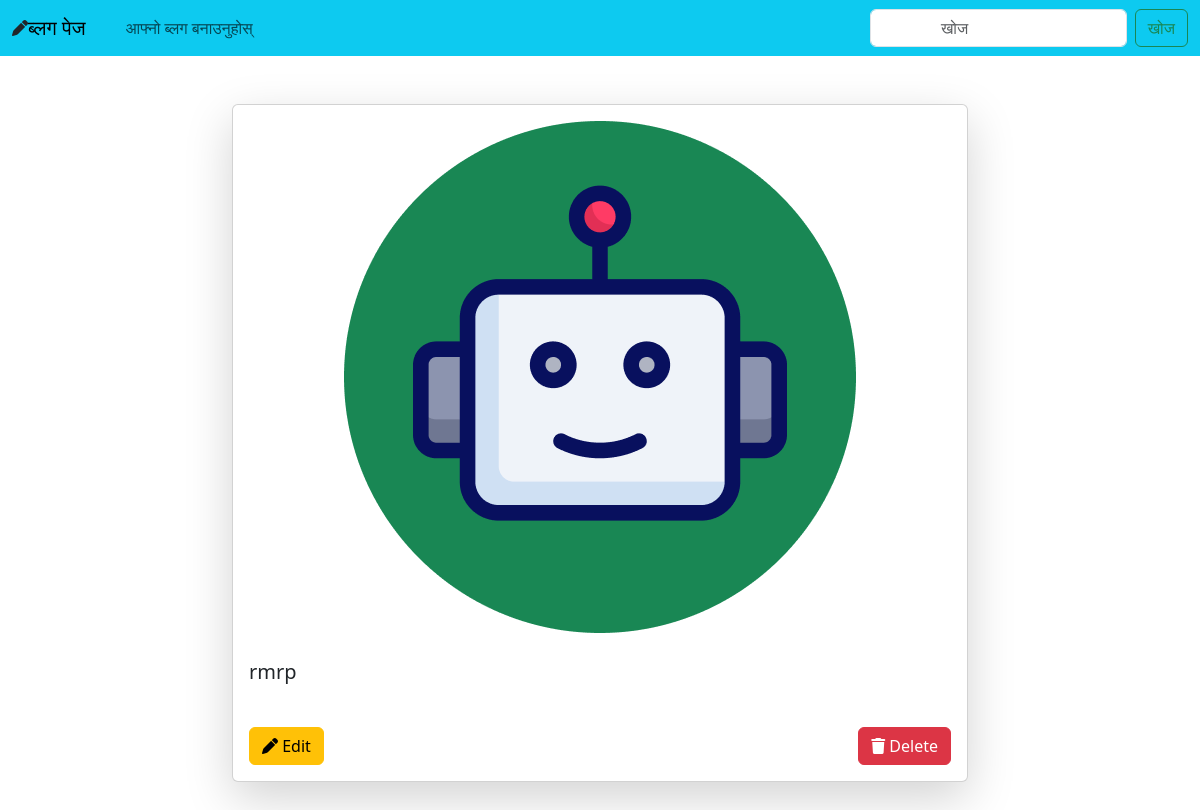
Screenshot of /continue/1 with the database file from the repository.
### app/models.py (models this page shows)
class Blog(models.Model):
    image=models.ImageField(upload_to="images")
    title=models.CharField(max_length=255)
    subtitle=models.CharField(max_length=255)
    description=models.TextField()
    author_id=models.ForeignKey(User,on_delete=models.CASCADE)

### app/views.py (the view)
# urls.py: path("continue/<int:id>",cont,name="continue"),
def cont(request,id):
    obj1=Blog.objects.get(id=id)
    return render(request,"app/continue.html",{
        "data":obj1
    })

### app/templates/app/continue.html (shortened to what this page needs)
{% extends "base.html" %}
{% block content %}
<div class="container my-5">
    <div class="row justify-content-center">
        <div class="col-12 col-md-8">
            <div class="card shadow-lg">
                <div class="card-body">
                    <div class="row justify-content-center mb-4">
                        <div class="col-12 text-center">
                            <img src="{{data.image.url}}" class="img-fluid rounded" alt="Blog Image" style="max-width: 100%; height: auto;">
                        </div>
                    </div>
                    <div class="row justify-content-center mb-4">
                        <div class="col-12">
                            <p class="lead">{{data.description}}</p>
                        </div>
                    </div>
                    <div class="d-flex justify-content-between">
                        <a href="{% url 'edit_blog' data.id %}">
                            <button class="btn btn-warning"><i class="fa-solid fa-pen"></i> Edit</button>
                        </a>
                        <a href="{% url 'delete_blog' data.id %}">
                            <button class="btn btn-danger"><i class="fa-solid fa-trash"></i> Delete</button>
                        </a>
                    </div>
                </div>
            </div>
        </div>
    </div>
</div>
{% endblock content %}

### rows the page displays
Blog: image (picture), description "rmrp"
